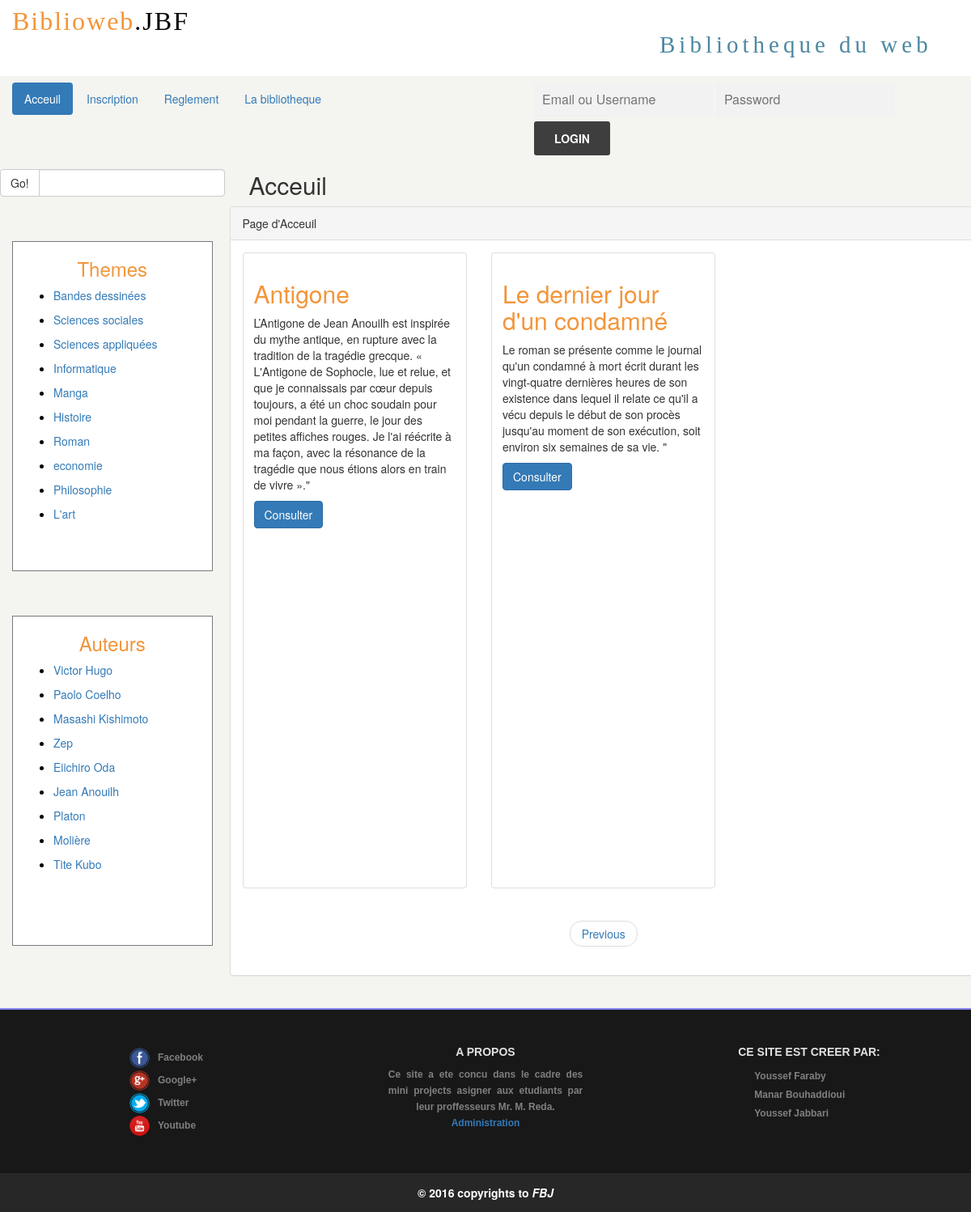
The page /index.php?chercher=Roman&passer=next on the database its author committed.
### tables this page shows
CREATE TABLE IF NOT EXISTS `livre` (
  `ISBN` int(99) NOT NULL AUTO_INCREMENT,
  `titre_livre` varchar(70) DEFAULT NULL,
  `type_livre` varchar(20) DEFAULT NULL,
  `editeur` varchar(40) DEFAULT NULL,
  `etat` tinyint(1) NOT NULL DEFAULT '1',
  `img_livre` text,
  `Emplacement` text,
  `Paragraphe` text,
  PRIMARY KEY (`ISBN`),
  KEY `ISBN` (`ISBN`)
);

### modele/Livre.php (called while the page is built, shortened)
<?php
require_once('connexion.php');
class Livre extends Connexion {
	public function afficher($var,$next,$nex){
		$livre = array();
		$sql="SELECT DISTINCT *
		FROM livre l
		JOIN ecrire e
		ON e.ISBN = l.ISBN
		JOIN auteur a
		ON a.id_auteur = e.id_auteur
		WHERE l.titre_livre LIKE '%$var%' OR l.type_livre LIKE '%$var%' OR a.nom_auteur LIKE'%$var%'
        GROUP BY l.ISBN
		ORDER BY l.ISBN
		LIMIT $next,$nex";
		$connex=new Connexion();
		$req=$connex->getPDO()->query($sql);
		while($data = $req->fetch()){
				$livre[]=$data;
			}
			return $livre;
	}
}
	?>

### modele/Connexion.php (called while the page is built, shortened)
<?php
	class Connexion
    {
		private $_host="localhost";
		private $_user="root";
		private $_pwd="";
		private $_dbname="biblio";
		public function getPDO()
        {
            $this->_statement=new PDO("mysql:host={$this->_host};dbname=".$this->_dbname,$this->_user,$this->_pwd,array(PDO::ATTR_ERRMODE=>PDO::ERRMODE_EXCEPTION));
			return $this->_statement;
        }
	}
?>

### index.php (the view, shortened to what this page needs)
<?php
include("modele/Livre.php");
?>
<!DOCTYPE html>
<html>
<head>
    <link rel="stylesheet" href="CSS/bootstrap/css/bootstrap.min.css"/>
    <link rel="stylesheet" href="CSS/theme.css"/>
</head>
<body>
<div class="jumbotron">
      <div class="col-lg-8">
          <span class="biblio-logo">Biblioweb<span class="dot">.JBF</span></span>
      </div>
      <div class="col-lg-4">
          <div id="logoright">Bibliotheque du web</div>
      </div>
</div>
<div class="col-lg-6">
  <ul class="nav nav-pills nav1">
            <li class="active"><a href="index.php">Acceuil</a></li>
   <?php
  if(!$_SESSION['connecter']){
  ?>
           <li><a href="inscription.php">Inscription</a></li>
    <?php
  }
    ?>
           <li><a href="reglement.php" >Reglement</a></li>
           <li><a href="bibliotheque.php" >La bibliotheque</a></li>
  </ul>
</div>
<div class="col-lg-6">
 <div id="iscri">
  <?php
  if(!$_SESSION['connecter']){
  ?>
        <form method="post" action="" >
            <input type="text" name="email" placeholder="Email ou Username" required />
            <input type="password" name="pwd" placeholder="Password" required />
            <input type="submit" value="Login"/>
        </form>
    <?php
    }
    ?>
  </div>
</div>
<div class="row">
<?php
include('composant/menu.php');
?>
  <div class="col-lg-9">
  <h2> Acceuil</h2>
    <div class="panel panel-default panel2">
      <div class="panel-heading">Page d'Acceuil</div>
      <div class="panel-body">
        <div class="row">
<?php
$liv = new Livre();
if(isset($_GET['passer']) AND $_GET['passer']=='next'){
$liv->next($_SESSION['next'],$_SESSION['nex']);
}
$leslivre = $liv->afficher($_GET['chercher'],$_SESSION['next'],$_SESSION['nex']);
$annule_next=0;
 foreach($leslivre as $livre){
?>
            <div class="col-sm-6 col-md-4 book1">
              <div class="thumbnail height">
                <div class="caption">
                 <h2><?php echo $livre['titre_livre'] ?></h2>
                    <p><?php echo $livre['Paragraphe'] ?>"</p>
                  <p><a href="consultation.php?ISBN=<?php echo $livre['ISBN'] ?>" class="btn btn-primary" role="button">Consulter</a> <?php if($_SESSION['connecter']==true && $livre['etat']==0 ){?><a href="consultation.php?ISBN=<?php echo $livre['ISBN'] ?>" class="btn btn-default" role="button">emprunter</a>
                      <?php } ?></p>
                </div>
              </div>
            </div>
<?php $annule_next++;} ?>
          </div>
            <ul class="pager">
    <?php if($_SESSION['next']!=0){ ?>
              <li><a href="index.php?chercher=<?php echo $_GET['chercher']; ?>&passer=previous">Previous</a></li>
              <?php }
                ?>
            </ul>
      </div>
    </div>
  </div>
</div>
<?php
include('composant/footer.php');
?>
</body>
</html>

### CSS/theme.css (style rules this page uses)
body { background-color:#F4F4F0; }
.jumbotron { background-color: #ffffff; }
.biblio-logo { font-family: Century Gothic; font-size: 32px; letter-spacing: 2px; color: #F39539; }
.panel2 { border-color: #DDD; margin-left: -24px; margin-right: -8px; }
.height { height: 786px; }
.dot { color: black; }
#logoright { padding-top: 31px; font-size: 29PX; font-family: -webkit-pictograph; letter-spacing: 5px; color: #4C88A2; }
.jumbotron { padding-top: 4px; padding-bottom: 90px; margin-bottom: 8px; }
#iscri { padding-left: 45px; }
#iscri input[type="text"],#iscri input[type="password"] { border: 0px; background: #f2f2f2; margin: 0 0 5px; padding: 10px; border-radius: 3px; font-size: 16px; outline:none; }
#iscri input[type="submit"] { background-color: #3E3E3E; color: #fff; padding: 11px 25px; border: 0; border-radius: 3px; text-transform: uppercase; font-weight: bold; margin-right: 19px; outline:none; }
.caption h2 { color:#F39539; }

### rows shown on the page
livre: titre_livre "Antigone", Paragraphe "L’Antigone de Jean Anouilh est inspirée du mythe antique, en rupture avec la tradition de la tragédie grecque. « L'Antigone de Sophocle, lue et relue, et que je connaissais par cœur depuis toujours, a été un choc soudain pour moi pendant la guerre, le jour des petites affiches rouges. Je l'ai réécrite à ma façon, avec la résonance de la tragédie que nous étions alors en train de vivre »."
livre: titre_livre "Le dernier jour d'un condamné", Paragraphe "Le roman se présente comme le journal qu'un condamné à mort écrit durant les vingt-quatre dernières heures de son existence dans lequel il relate ce qu'il a vécu depuis le début de son procès jusqu'au moment de son exécution, soit environ six semaines de sa vie."
